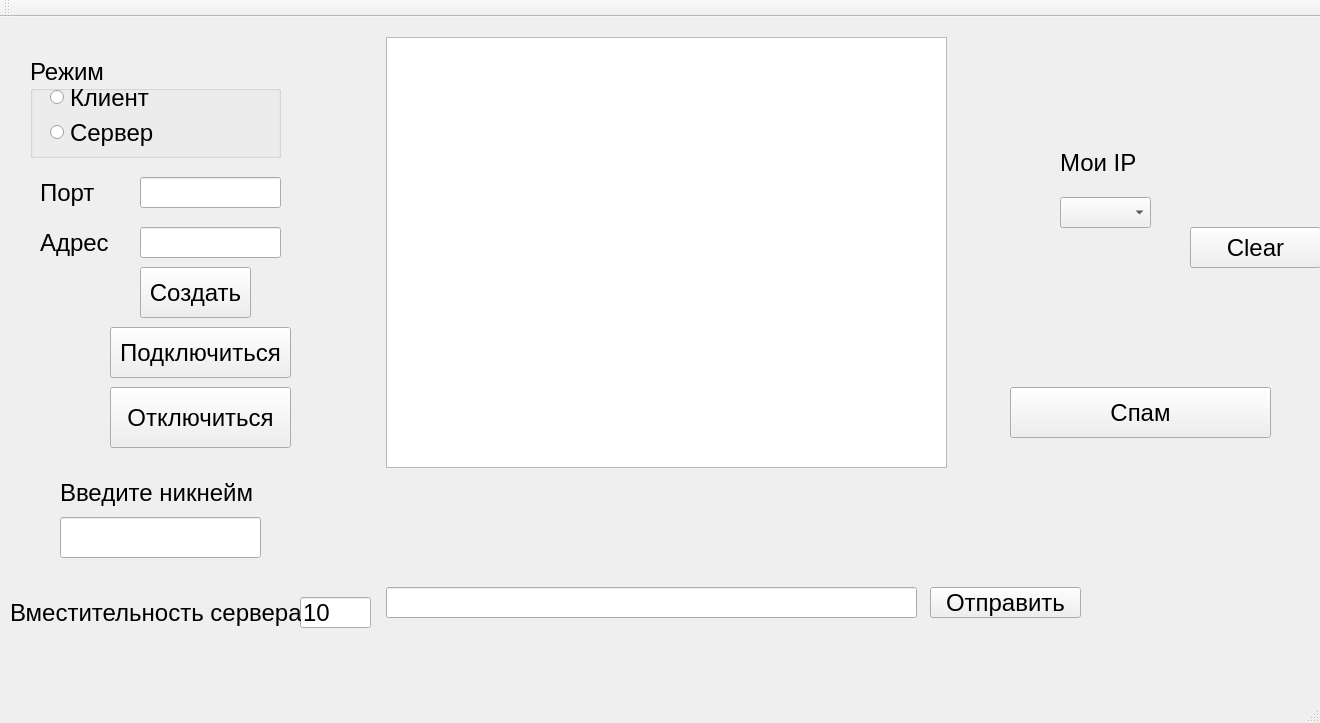
<?xml version="1.0" encoding="UTF-8"?>
<ui version="4.0">
 <class>MainWindow</class>
 <widget class="QMainWindow" name="MainWindow">
  <property name="geometry">
   <rect>
    <x>0</x>
    <y>0</y>
    <width>1320</width>
    <height>723</height>
   </rect>
  </property>
  <property name="font">
   <font>
    <pointsize>18</pointsize>
   </font>
  </property>
  <property name="windowTitle">
   <string>MainWindow</string>
  </property>
  <widget class="QWidget" name="centralWidget">
   <widget class="QGroupBox" name="groupBox">
    <property name="geometry">
     <rect>
      <x>30</x>
      <y>40</y>
      <width>251</width>
      <height>101</height>
     </rect>
    </property>
    <property name="title">
     <string>Режим</string>
    </property>
    <widget class="QRadioButton" name="radioButton_Client">
     <property name="geometry">
      <rect>
       <x>20</x>
       <y>30</y>
       <width>121</width>
       <height>21</height>
      </rect>
     </property>
     <property name="text">
      <string>Клиент</string>
     </property>
    </widget>
    <widget class="QRadioButton" name="radioButton_Server">
     <property name="geometry">
      <rect>
       <x>20</x>
       <y>60</y>
       <width>121</width>
       <height>31</height>
      </rect>
     </property>
     <property name="text">
      <string>Сервер</string>
     </property>
    </widget>
   </widget>
   <widget class="QLabel" name="label_Port">
    <property name="geometry">
     <rect>
      <x>40</x>
      <y>160</y>
      <width>101</width>
      <height>31</height>
     </rect>
    </property>
    <property name="text">
     <string>Порт</string>
    </property>
   </widget>
   <widget class="QLineEdit" name="lineEdit_Port">
    <property name="geometry">
     <rect>
      <x>140</x>
      <y>160</y>
      <width>141</width>
      <height>31</height>
     </rect>
    </property>
   </widget>
   <widget class="QLabel" name="label_Adress">
    <property name="geometry">
     <rect>
      <x>40</x>
      <y>210</y>
      <width>101</width>
      <height>31</height>
     </rect>
    </property>
    <property name="text">
     <string>Адрес</string>
    </property>
   </widget>
   <widget class="QLineEdit" name="lineEdit_Adress">
    <property name="geometry">
     <rect>
      <x>140</x>
      <y>210</y>
      <width>141</width>
      <height>31</height>
     </rect>
    </property>
   </widget>
   <widget class="QPushButton" name="pushButton_Create">
    <property name="geometry">
     <rect>
      <x>140</x>
      <y>250</y>
      <width>111</width>
      <height>51</height>
     </rect>
    </property>
    <property name="text">
     <string>Создать</string>
    </property>
   </widget>
   <widget class="QPushButton" name="pushButton_Connect">
    <property name="geometry">
     <rect>
      <x>110</x>
      <y>310</y>
      <width>181</width>
      <height>51</height>
     </rect>
    </property>
    <property name="text">
     <string>Подключиться</string>
    </property>
   </widget>
   <widget class="QTextEdit" name="textEdit_input">
    <property name="geometry">
     <rect>
      <x>386</x>
      <y>20</y>
      <width>561</width>
      <height>431</height>
     </rect>
    </property>
    <property name="mouseTracking">
     <bool>false</bool>
    </property>
   </widget>
   <widget class="QLineEdit" name="lineEdit_Mes">
    <property name="geometry">
     <rect>
      <x>386</x>
      <y>570</y>
      <width>531</width>
      <height>31</height>
     </rect>
    </property>
   </widget>
   <widget class="QPushButton" name="pushButton_SendMes">
    <property name="geometry">
     <rect>
      <x>930</x>
      <y>570</y>
      <width>151</width>
      <height>31</height>
     </rect>
    </property>
    <property name="text">
     <string>Отправить</string>
    </property>
   </widget>
   <widget class="QPushButton" name="pushButton_Disconnect">
    <property name="geometry">
     <rect>
      <x>110</x>
      <y>370</y>
      <width>181</width>
      <height>61</height>
     </rect>
    </property>
    <property name="text">
     <string>Отключиться</string>
    </property>
   </widget>
   <widget class="QPushButton" name="pushButton_Spam">
    <property name="geometry">
     <rect>
      <x>1010</x>
      <y>370</y>
      <width>261</width>
      <height>51</height>
     </rect>
    </property>
    <property name="text">
     <string>Спам</string>
    </property>
   </widget>
   <widget class="QPushButton" name="pushButton_Clear">
    <property name="geometry">
     <rect>
      <x>1190</x>
      <y>210</y>
      <width>131</width>
      <height>41</height>
     </rect>
    </property>
    <property name="text">
     <string>Clear</string>
    </property>
   </widget>
   <widget class="QComboBox" name="comboBox">
    <property name="geometry">
     <rect>
      <x>1060</x>
      <y>180</y>
      <width>91</width>
      <height>31</height>
     </rect>
    </property>
   </widget>
   <widget class="QLabel" name="label">
    <property name="geometry">
     <rect>
      <x>1060</x>
      <y>130</y>
      <width>91</width>
      <height>31</height>
     </rect>
    </property>
    <property name="text">
     <string>Мои IP</string>
    </property>
   </widget>
   <widget class="QLabel" name="label_NickName">
    <property name="geometry">
     <rect>
      <x>60</x>
      <y>460</y>
      <width>201</width>
      <height>31</height>
     </rect>
    </property>
    <property name="text">
     <string>Введите никнейм</string>
    </property>
   </widget>
   <widget class="QLineEdit" name="lineEdit_NickName">
    <property name="geometry">
     <rect>
      <x>60</x>
      <y>500</y>
      <width>201</width>
      <height>41</height>
     </rect>
    </property>
   </widget>
   <widget class="QLineEdit" name="lineEdit_Kol_Podkl">
    <property name="geometry">
     <rect>
      <x>300</x>
      <y>580</y>
      <width>71</width>
      <height>31</height>
     </rect>
    </property>
    <property name="text">
     <string>10</string>
    </property>
   </widget>
   <widget class="QLabel" name="label_Kol_Podkl">
    <property name="geometry">
     <rect>
      <x>10</x>
      <y>580</y>
      <width>291</width>
      <height>31</height>
     </rect>
    </property>
    <property name="text">
     <string>Вместительность сервера</string>
    </property>
   </widget>
  </widget>
  <widget class="QMenuBar" name="menuBar">
   <property name="geometry">
    <rect>
     <x>0</x>
     <y>0</y>
     <width>1320</width>
     <height>38</height>
    </rect>
   </property>
  </widget>
  <widget class="QToolBar" name="mainToolBar">
   <attribute name="toolBarArea">
    <enum>TopToolBarArea</enum>
   </attribute>
   <attribute name="toolBarBreak">
    <bool>false</bool>
   </attribute>
  </widget>
  <widget class="QStatusBar" name="statusBar"/>
 </widget>
 <layoutdefault spacing="6" margin="11"/>
 <resources/>
 <connections/>
</ui>
